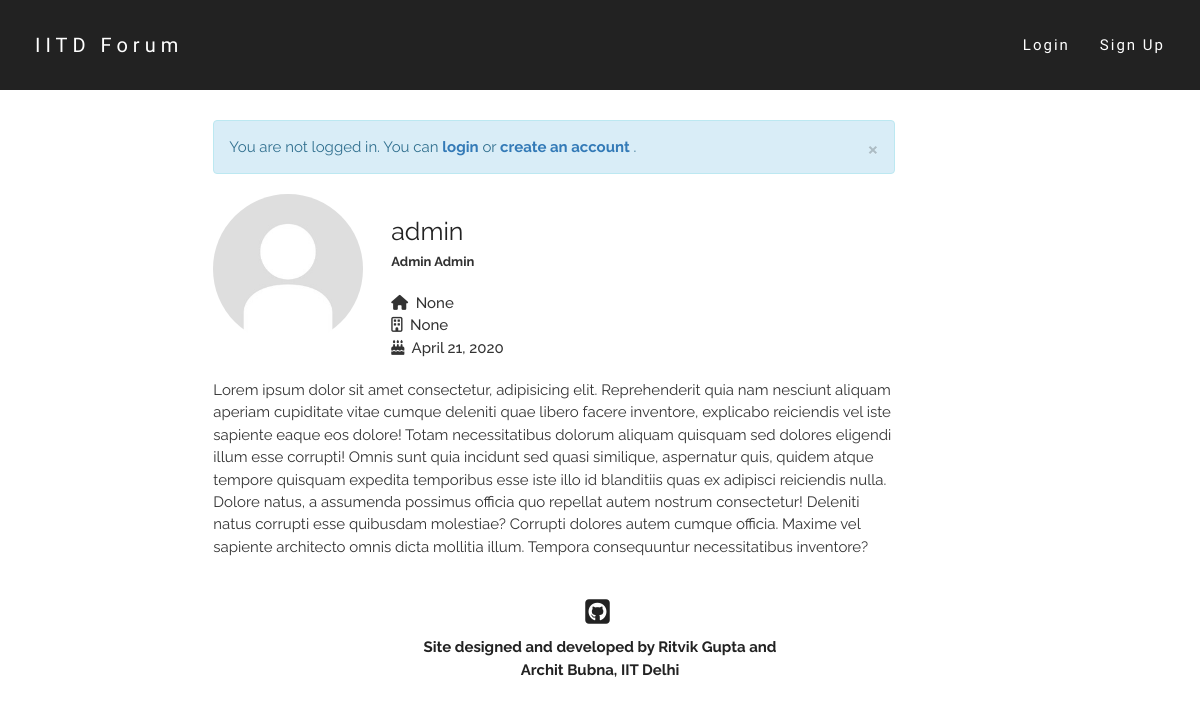
/users/admin/, run on an earlier commit of the app's database.
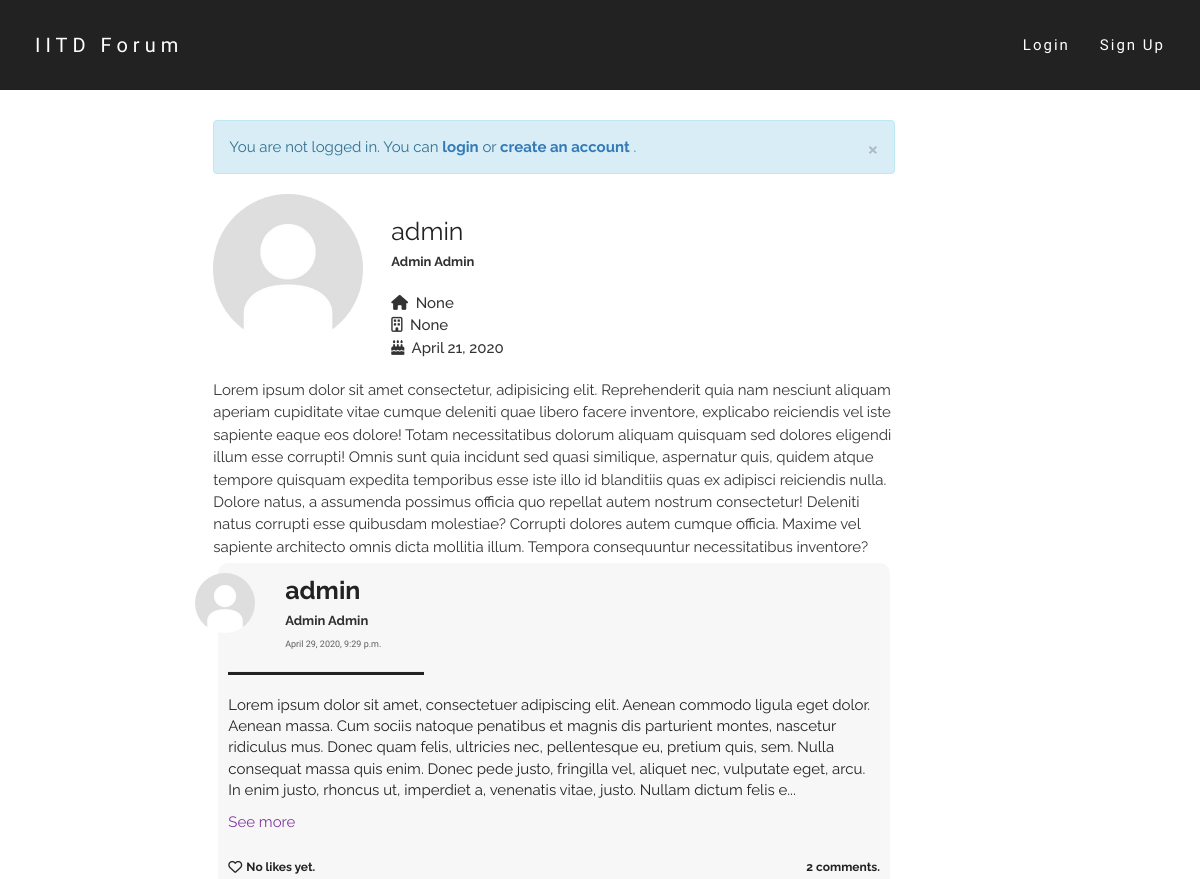
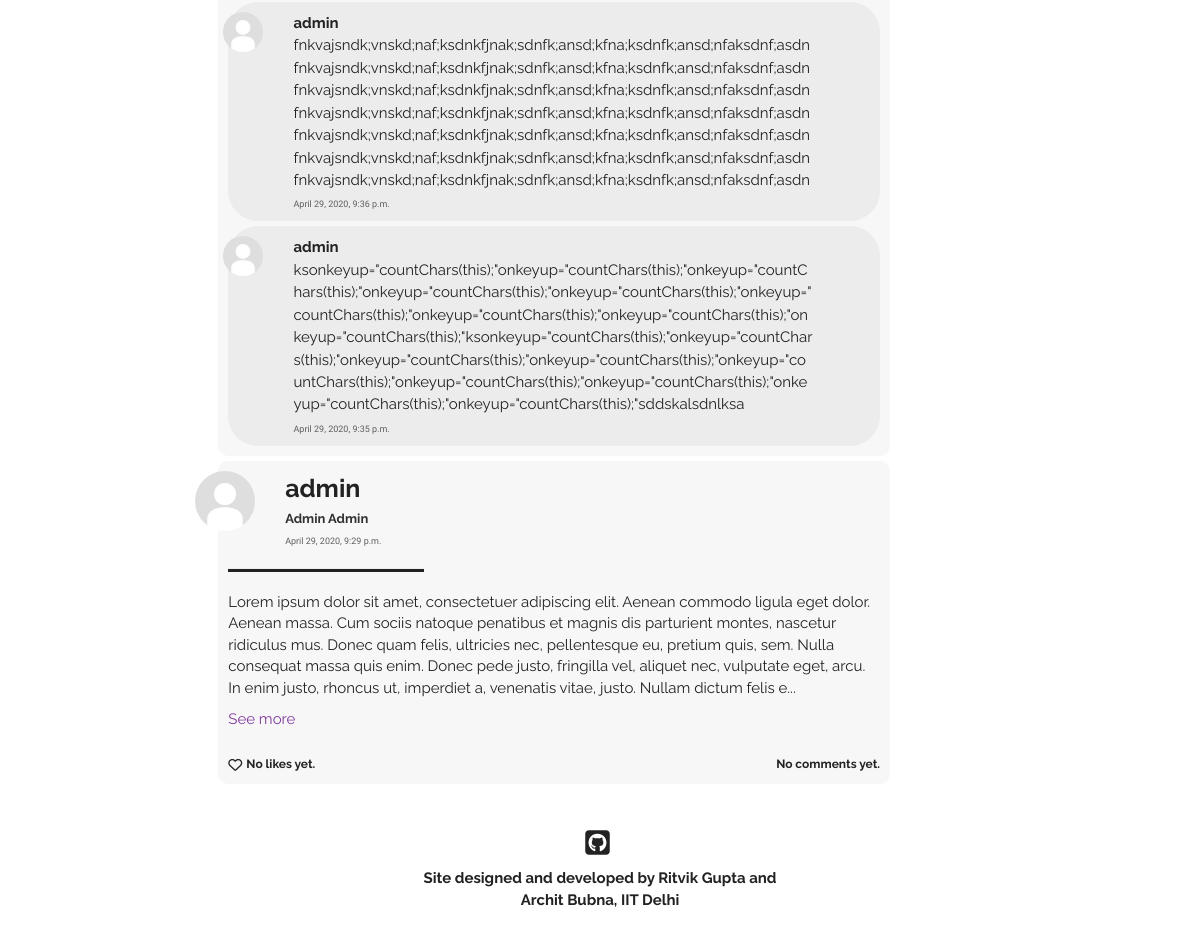
And on a later commit of the database (2 pictures, top to bottom).
### users/models.py (models this page shows, shortened)
class Profile(models.Model):
    parent_user = models.OneToOneField(User, on_delete=models.CASCADE)
    date_of_birth = models.DateField()
    first_name = models.CharField(max_length=50)
    last_name = models.CharField(max_length=50)
    gender = models.CharField(max_length=100, default="Male")
    dept = models.CharField(max_length=100, default="None")
    hostel = models.CharField(max_length=100, default="None")
    image = models.ImageField(default='default.jpg',upload_to='profile-pics')
    def full_name(self):
        return self.first_name + ' ' + self.last_name

### post/models.py (models this page shows, shortened)
class Post(models.Model):
    text = models.TextField(max_length = 5000)
    author = models.ForeignKey(User, on_delete = models.CASCADE)
    pub_date = models.DateTimeField(default = timezone.now())

class Comment(models.Model):
    parent_post = models.ForeignKey(Post, on_delete = models.CASCADE)
    text = models.CharField(max_length = 500)
    author = models.ForeignKey(User, on_delete = models.CASCADE)
    pub_date = models.DateTimeField(default = timezone.now())

### users/views.py (the view)
# urls.py: path('<str:u_name>/', views.profile_view, name='profile_view'),
def profile_view(request, u_name):
    try:
        user = User.objects.get(username=u_name)
    except User.DoesNotExist:
        raise Http404("ERROR 404: User does not exist")
    posts = user.post_set.all().order_by('-pub_date')
    return render(request, 'users/profile.html', {'user': user, 'posts':posts, 'title': user.username})

### users/templates/users/profile.html (shortened to what this page needs)
{% extends "post/base.html" %}
{% block content %}
    <div class="row">
        <div class="col-md-3">
            <img class="img-circle profile-pic" style="float: left;" width=150 height=150 src="{{ user.profile.image.url }}" alt="default.jpg">
        </div>
        <div class="col-md-9">
            <br>
            <font class="username-font">
                {{user.username}}
            </font>
            <br>
            <font class="name-font">
                {{user.profile.full_name}}
            </font>
            <br><br>
            <font class="details-font">
                <i class="fas fa-home"></i>&nbsp; {{user.profile.hostel}}
                <br>
                <i class="far fa-building"></i>&nbsp; {{user.profile.dept}}
                <br>
                <i class="fas fa-birthday-cake"></i>&nbsp; {{user.profile.date_of_birth}}
            </font>
        </div>
    </div>
    <div class="bio-div">
        <br>
        <font class="bio-font">
            Lorem ipsum dolor sit amet consectetur, adipisicing elit. Reprehenderit quia nam nesciunt aliquam aperiam cupiditate vitae cumque deleniti quae libero facere inventore, explicabo reiciendis vel iste sapiente eaque eos dolore! Totam necessitatibus dolorum aliquam quisquam sed dolores eligendi illum esse corrupti! Omnis sunt quia incidunt sed quasi similique, aspernatur quis, quidem atque tempore quisquam expedita temporibus esse iste illo id blanditiis quas ex adipisci reiciendis nulla. Dolore natus, a assumenda possimus officia quo repellat autem nostrum consectetur! Deleniti natus corrupti esse quibusdam molestiae? Corrupti dolores autem cumque officia. Maxime vel sapiente architecto omnis dicta mollitia illum. Tempora consequuntur necessitatibus inventore?
        </font>
    </div>
    {% for post in posts %}
    <div class="home-post-div"  id="post-{{ post.id }}-div">
        <div class="row">
            <div class="col-md-1">
                <img class="img-circle profile-pic" width=60 height=60 src="{{ post.author.profile.image.url }}" alt="default.jpg">
            </div>
            <div class="col-md-10">
                <font class="username-font">
                    <b>{{post.author.username}}</b>
                </font>
                <br>
                <font class="name-font">
                    {{post.author.profile.full_name}}
                </font>
                <br>
                <a href="{% url 'post:post_view' post.id %}" class="date-font">
                    {{post.pub_date}}
                </a>
            </div>
            <div class="col-md-1 delete-div">
            </div>
        </div>
        <hr class="hr1" align="left">
        <font class="post-content-font">
            {% if post.text|linebreaks|length < 600 %}
                <div class="content-div"> {{post.text|linebreaks}} </div>
            {% else %}
                <div class="post-text-sliced content-div" id="post-text-sliced{{post.id}}" data-catid="{{post.id}}"> {{post.text|linebreaks|slice:":450"}}... </div>
                <div class="see-more" id="see-more{{post.id}}" data-catid="{{post.id}}"> See more </div>
            {% endif %}
        </font>
        <br>
        <div class="like-wrapper">
            {% if request.user in post.postlike.likers.all %}
                <div class="like-button-wrapper">
                    <i class="fa fa-heart liked like-button" aria-hidden="true" id="like{{ post.id }}" data-catid="{{ post.id }}"></i>
                </div>
                <div class="likes-count like-count-font" id="likes-count{{ post.id }}" data-catid="{{post.postlike.likers.count}}">
                        {% if post.postlike.likers.count == 1 %}
                            You liked this post.
                        {% elif post.postlike.likers.count == 2 %}
                            You and one other liked this post.
                        {% else %}
                            You and {{ post.postlike.likers.count|add:"-1" }} others liked this post.
                        {% endif %}
                </div>
            {% else %}
                <div class="like-button-wrapper">
                    {% if request.user.is_authenticated %}
                        <i class="fa fa-heart-o likes like-button" aria-hidden="true" id="like{{ post.id }}" data-catid="{{ post.id }}"></i>
                    {% else %}
                        <a href="{% url 'login' %}"><i class="fa fa-heart-o likes like-button" aria-hidden="true" id="like{{ post.id }}" data-catid="{{ post.id }}"></i></a>
                    {% endif %}
                </div>
                <div class="likes-count like-count-font" id="likes-count{{ post.id }}" data-catid="{{post.postlike.likers.count}}">
                        {% if post.postlike.likers.count == 0 %}
                            No likes yet.
                        {% elif post.postlike.likers.count == 1 %}
                            One person liked this post.
                        {% else %}
                            {{ post.postlike.likers.count }} people liked this post.
                        {% endif %}
                </div>
            {% endif %}
            <div class="comments-count like-count-font">
                {% if post.comment_set.all|length == 0 %}
                    No comments yet.
                {% elif post.comment_set.all|length == 1 %}
                    1 comment.
                {% else %}
                    {{post.comment_set.all|length}} comments.
                {% endif %}
            </div>
        </div>
        {% for comment in post.comment_set.all|dictsortreversed:"pub_date"|slice:":2" %}
        <div class="comment-div">
            <div class="row">
                <div class="col-md-1">
                    <img class="img-circle profile-pic" width=40 height=40 src="{{ comment.author.profile.image.url }}" alt="default.jpg">
                </div>
                <div class="col-md-10 content-div">
                    <a href="{% url 'users:profile_view' comment.author.username %}" class="post-head">
                        <font class="comment-username-font">
                                <b>{{comment.author.username}}</b>
                            </a>
                              {{comment.text}}
                    <br>
                    <font class="date-font">
                        {{comment.pub_date}}
                    </font>
                </div>
                <div class="col-md-1 comment-delete-div">
                </div>
            </div>
        </div>
        {% endfor %}
    </div>
    {% endfor %}
{% endblock content %}

### post/templates/post/base.html (shortened to what this page needs)
{% load static %}
<!DOCTYPE html>
<html lang="en">
    <head>
        <link rel="stylesheet" href="http://maxcdn.bootstrapcdn.com/bootstrap/3.3.6/css/bootstrap.min.css">
        <link rel="stylesheet" href="{% static 'post/style.css' %}">
    </head>
    <body data-spy="scroll" data-target=".navbar" data-offset="50">
        <nav class="navbar navbar navbar-fixed-top nav-top">
            <div class="container-fluid">
            <div class="navbar-header">
                <a class="navbar-brand" href="{% url 'home' %}">IITD Forum</a>
            </div>
            <div class="collapse navbar-collapse" id="myNavbar">
                <ul class="nav navbar-nav navbar-right">
                    {% if request.user.is_authenticated %}
                        <li><a href="{% url 'users:profile_view' request.user.username %}">{{request.user.profile.first_name}}</a></li>
                        <li><a href="{% url 'logout' %}?next=/home">Logout</a></li>
                    {% else %}
                        <li><a href="{% url 'login' %}">Login</a></li>
                        <li><a href="{% url 'signup' %}">Sign Up</a></li>
                    {% endif %}
                </ul>
            </div>
            </div>
        </nav>
        <div class="body-content" id="top">
            <div class="row">
            <div class="col-md-2"></div>
            <div class="col-md-7">
                {% if request.user.is_authenticated == False %}
                    <div class="alert alert-info">
                        <a href="#" class="close" data-dismiss="alert" aria-label="close">&times;</a>
                        <font class="message-font">
                            You are not logged in.
                            You can
                            <a href="{% url 'login' %}"><strong>login</strong></a>
                            or
                            <a href="{% url 'signup' %}"><strong>create an account</strong></a>
                            .
                        </font>
                    </div>
                {% endif %}
                {% block content %}
                {% endblock %}
            </div>
            <div class="col-md-3">
                </div>
            </div>
            </div>
        <div id="footer">
            <div class="row">
            <div class="col-md-4"></div>
            <div class="col-md-4">
                <center>
                <ul class="list-inline">
                    <li><a href="https://github.com/architb12/collab" target="_blank" data-toggle="tooltip" data-placement="bottom" title="Look up the GitHub Repository"><i class="fab fa-github-square fa-2x github"></i></a></li>
                </ul>
                <font class="footer_font">
                    Site designed and developed by Ritvik Gupta and Archit Bubna, IIT Delhi
                </font>
                </center>
            </div>
            <div class="col-md-4"></div>
            </div>
            </div>
    </body>
</html>

### post/static/post/style.css (style rules this page uses)
html, body { width: auto !important; overflow-x: hidden !important; }
body { position:relative; max-width:100%; }
.nav-top { background-color: #222; border-width: 0px; transition:all 0.4s ease; -webkit-transition:all 0.4s ease; -moz-transition:all 0.4s ease; -o-transition:all 0.4s ease; }
.nav-top .navbar-header { padding: 20px; padding-bottom: 10px; }
.nav-top .navbar-brand { font-family: 'Spartan', sans-serif; font-size:20px; font-weight: 200; letter-spacing:5px; color:#fff; }
.nav-top .navbar-collapse { padding: 20px; padding-bottom: 10px; }
.nav-top .navbar-collapse .navbar-right li a { font-family: 'Spartan', sans-serif; font-size:15px; font-weight: 200; letter-spacing:2px; text-align: center; color:#fff; transition: border-bottom 0.5s linear; }
.nav-top .navbar-collapse .navbar-right li a:after { display:block; content: ''; margin-top: 3px; border-bottom: solid 1px #fff; transform: scaleX(0); transition: transform 250ms ease-in-out; }
.message-font { font-family: 'Raleway',sans-serif; font-size:15px; }
.body-content { padding-top: 15vh; padding-left:10px; }
.home-post-div { margin:5px; background-color: #f7f7f7; padding:10px; border-radius: 10px; }
.comment-div { padding:10px; margin-top:5px; border-radius: 30px; background-color: #ececec; }
.content-div { overflow-wrap:break-word; }
.username-font { font-family: 'Raleway',sans-serif; font-size:25px; color:#222; }
.comment-username-font { font-family: 'Raleway',sans-serif; font-size:15px; color:#222; text-decoration:none; }
.name-font { font-family: 'Raleway',sans-serif; font-size:13px; font-weight: 700; color:rgb(49, 49, 49); }
.date-font { font-family: 'Spartan',sans-serif; font-size:9px; font-weight: 500; color:rgb(94, 94, 94); transition:all 0.3s ease; -webkit-transition:all 0.3s ease; -moz-transition:all 0.3s ease; -o-transition:all 0.3s ease; }
.profile-pic { float: right; object-fit: cover; transition:all 0.4s ease; -webkit-transition:all 0.4s ease; -moz-transition:all 0.4s ease; -o-transition:all 0.4s ease; }
.delete-div { padding-top: 5px; }
.post-content-font { font-family: 'Raleway',sans-serif; font-size:15px; color:#222; }
.like-count-font { font-family: 'Raleway',sans-serif; font-size:12px; font-weight: 700; color:#222; }
.like-wrapper { display: flex; }
.likes-count { margin-top: 3px; margin-left: 4px; margin-right: 4px; }
.comments-count { margin-top: 3px; margin-left:auto; margin-right:0; }
.see-more { color:#823aa0; font-weight:20px; cursor:pointer; }
.like-button-wrapper { margin-top: 0.5px; }
.likes { color:#222; transition:all 0.4s ease; -webkit-transition:all 0.4s ease; -moz-transition:all 0.4s ease; -o-transition:all 0.4s ease; }
.details-font { font-family: 'Raleway', sans-serif; font-size: 15px; font-weight: 500; }
.bio-font { font-family: 'Raleway', sans-serif; font-size: 15px; font-weight: 400; }
.hr1 { background-color:#222; width:30%; height:3px; }
.github { color:#222; transition:all 0.4s ease; -webkit-transition:all 0.4s ease; -moz-transition:all 0.4s ease; -o-transition:all 0.4s ease; }
#footer { padding-top:40px; padding-bottom: 30px; }
.footer_font { font-family: 'Raleway',sans-serif; font-size: 15px; font-weight: 700; color:#222; }

What changed in the data, as far as the page shows it:
added Post: author.profile.image (placeholder picture), author.username "admin", author.profile.full_name "Admin Admin", pub_date "April 29, 2020, 9:29 p.m.", text "Lorem ipsum dolor sit amet, consectetuer adipiscing elit. Aenean commodo ligula eget dolor. Aenean massa. Cum sociis natoque penatibus et magnis dis parturient montes, nascetur ridiculus mus. Donec quam felis, ultricies nec, pellentesque eu, pretium quis, sem. Nulla consequat massa quis enim. Donec pede justo, fringilla vel, aliquet nec, vulputate eget, arcu. In enim justo, rhoncus ut, imperdiet a, venenatis vitae, justo. Nullam dictum felis e", shows "No likes yet.", comment_set.all|length "2"
added Comment: author.profile.image (placeholder picture), author.username "admin", text "fnkvajsndk;vnskd;naf;ksdnkfjnak;sdnfk;ansd;kfna;ksdnfk;ansd;nfaksdnf;asdnfnkvajsndk;vnskd;naf;ksdnkfjnak;sdnfk;ansd;kfna;ksdnfk;ansd;nfaksdnf;asdnfnkvajsndk;vnskd;naf;ksdnkfjnak;sdnfk;ansd;kfna;ksdnfk;ansd;nfaksdnf;asdnfnkvajsndk;vnskd;naf;ksdnkfjnak;sdnfk;ansd;kfna;ksdnfk;ansd;nfaksdnf;asdnfnkvajsndk;vnskd;naf;ksdnkfjnak;sdnfk;ansd;kfna;ksdnfk;ansd;nfaksdnf;asdnfnkvajsndk;vnskd;naf;ksdnkfjnak;sdnfk;ansd;kfna;ksdnfk;ansd;nfaksdnf;asdnfnkvajsndk;vnskd;naf;ksdnkfjnak;sdnfk;ansd;kfna;ksdnfk;ansd;nfaksdnf;asdn", pub_date "April 29, 2020, 9:36 p.m."
added Comment: author.profile.image (placeholder picture), author.username "admin", text "ksonkeyup=\"countChars(this);\"onkeyup=\"countChars(this);\"onkeyup=\"countChars(this);\"onkeyup=\"countChars(this);\"onkeyup=\"countChars(this);\"onkeyup=\"countChars(this);\"onkeyup=\"countChars(this);\"onkeyup=\"countChars(this);\"onkeyup=\"countChars(this);\"ksonkeyup=\"countChars(this);\"onkeyup=\"countChars(this);\"onkeyup=\"countChars(this);\"onkeyup=\"countChars(this);\"onkeyup=\"countChars(this);\"onkeyup=\"countChars(this);\"onkeyup=\"countChars(this);\"onkeyup=\"countChars(this);\"onkeyup=\"countChars(this);\"sddskalsdnlksa", pub_date "April 29, 2020, 9:35 p.m."
added Post: author.profile.image (placeholder picture), author.username "admin", author.profile.full_name "Admin Admin", pub_date "April 29, 2020, 9:29 p.m.", text "Lorem ipsum dolor sit amet, consectetuer adipiscing elit. Aenean commodo ligula eget dolor. Aenean massa. Cum sociis natoque penatibus et magnis dis parturient montes, nascetur ridiculus mus. Donec quam felis, ultricies nec, pellentesque eu, pretium quis, sem. Nulla consequat massa quis enim. Donec pede justo, fringilla vel, aliquet nec, vulputate eget, arcu. In enim justo, rhoncus ut, imperdiet a, venenatis vitae, justo. Nullam dictum felis e", shows "No likes yet.", shows "No comments yet."
